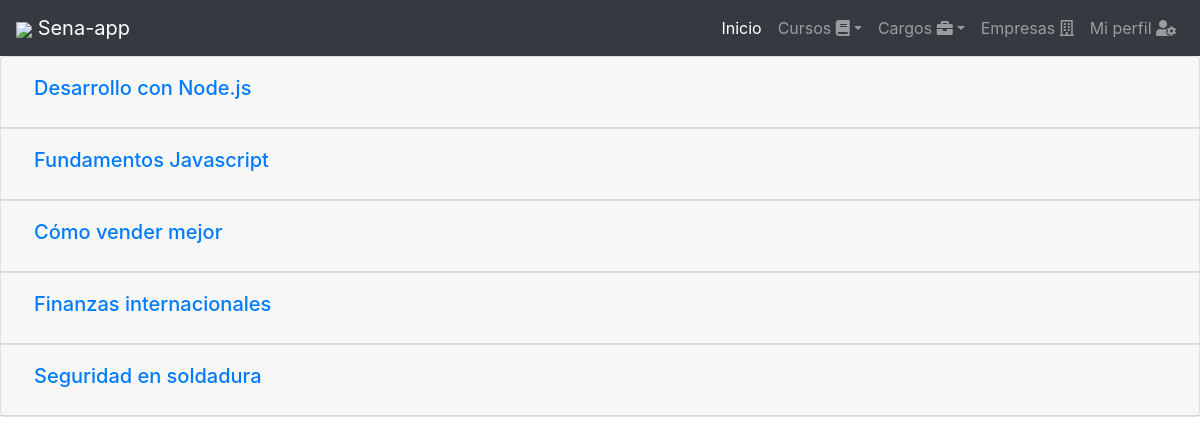
The app's page /index.php/user/listaCursos, older data.
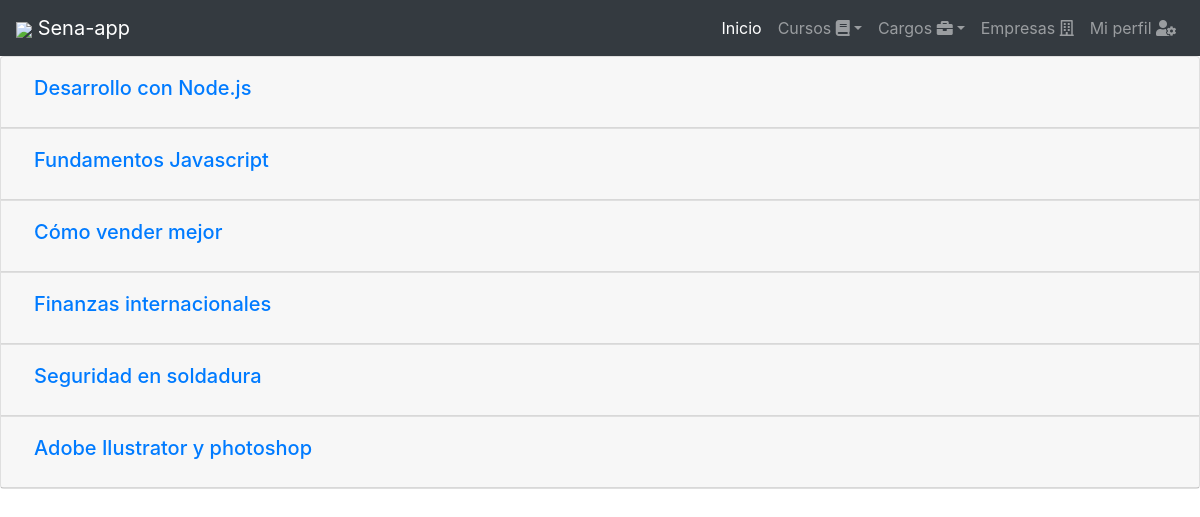
The same page, newer data.
### tables this page shows
CREATE TABLE `cursoscortossena` (
  `IdCursoCortoSena` int(11) NOT NULL AUTO_INCREMENT,
  `NombreCursoCorto` varchar(500) NOT NULL,
  `DescripcionCorta` varchar(500) DEFAULT NULL,
  `RutaImagen` varchar(500) DEFAULT NULL,
  `Estado` int(11) NOT NULL DEFAULT '1',
  `NoHoras` int(11) DEFAULT NULL,
  `Categoria` int(11) NOT NULL,
  PRIMARY KEY (`IdCursoCortoSena`),
  KEY `fk_CursosCortosSena_CategoriaCursosCortos1_idx` (`Categoria`),
  CONSTRAINT `fk_CursosCortosSena_CategoriaCursosCortos1` FOREIGN KEY (`Categoria`) REFERENCES `categoriacursoscortos` (`IdCategoriaCursoCorto`) ON DELETE NO ACTION ON UPDATE NO ACTION
);

### application/controllers/user.php (called while the page is built, shortened)
<?php
class User extends CI_Controller {
	function __construct(){
      $this->load->helper('form');
      $this->load->model('sena_model');
      $this->load->helper('url');
	}
    function listaCursos(){
        $data['cursos'] = $this->sena_model->obtenerCursos();
        $this->load->view('user/header', $data);
        $this->load->view('cursos/listaCursos', $data);
        $this->load->view('user/footer', $data);
    }
	}
?>

### index.php (called while the page is built, shortened)
<?php
require_once BASEPATH.'core/CodeIgniter.php';

### application/models/sena_model.php (called while the page is built, shortened)
<?php
class sena_model extends CI_Model {
  function obtenerCursos(){
    $query = $this->db->get('cursoscortossena');
    if ($query->num_rows() > 0) {
      return $query;
    }else{
      return false;
    }
  }
}
 ?>

### application/views/cursos/listaCursos.php (the view, shortened to what this page needs)
<div class="accordion" id="accordionExample">
<?php
foreach ($cursos->result() as $curso) {?>
  <div class="card">
    <div class="card-header" id="headingOne">
      <h5 class="mb-0">
        <button class="btn btn-link" type="button" data-toggle="collapse" data-target="#collapse<?= $curso->IdCursoCortoSena;?>" aria-expanded="true" aria-controls="collapseOne">
          <h5><?=$curso->NombreCursoCorto;?></h5>
        </button>
      </h5>
    </div>
  </div>
<?php
}
?>
</div>

### application/views/user/header.php (shortened to what this page needs)
<!DOCTYPE html>
<html lang="en">
<head>
    <link rel="stylesheet" href="https://use.fontawesome.com/releases/v5.4.2/css/all.css">
	  <link rel="stylesheet" href="https://maxcdn.bootstrapcdn.com/bootstrap/4.1.3/css/bootstrap.min.css">
</head>
<body>
<nav class="navbar navbar-expand-lg navbar-dark bg-dark">
  <a class="navbar-brand" href="#"> <img class="logo" src="http://bootstrap-ecommerce.com/main/images/logo-white.png" height="40"> Sena-app</a>
  <div class="collapse navbar-collapse" id="navbar1">
    <ul class="navbar-nav ml-auto">
<li class="nav-item active">
<a class="nav-link" href="<?=base_url('/user/');?>">Inicio<span class="sr-only">(current)</span></a>
</li>
<li class="nav-item dropdown">
  <a class="nav-link  dropdown-toggle" href="#" data-toggle="dropdown">Cursos&nbsp;<i class="fas fa-book"></i></a>
</li>
<li class="nav-item dropdown">
  <a class="nav-link  dropdown-toggle" href="#" data-toggle="dropdown">Cargos&nbsp;<i class="fas fa-briefcase"></i></a>
</li>
<li class="nav-item"><a class="nav-link" href="html-components.html">Empresas&nbsp;<i class="far fa-building"></i></a></li>
<li class="nav-item"><a class="nav-link" href="<?=base_url('/user/perfilUsuario/');?>">Mi perfil&nbsp;<i class="fas fa-user-cog"></i></a></li>
    </ul>
  </div>
</nav>

Row changes from the older to the newer data that the page shows:
added cursoscortossena: NombreCursoCorto "Adobe Ilustrator y photoshop"
